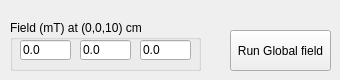
    <widget class="QWidget" name="tab_3">
     <attribute name="title">
      <string>Field at table center</string>
     </attribute>
     <widget class="QGroupBox" name="Group_dnninput_b1_2">
      <property name="geometry">
       <rect>
        <x>10</x>
        <y>20</y>
        <width>191</width>
        <height>51</height>
       </rect>
      </property>
      <property name="title">
       <string>Field (mT) at (0,0,10) cm</string>
      </property>
      <widget class="QLineEdit" name="lineEdit_Global_Bx">
       <property name="geometry">
        <rect>
         <x>10</x>
         <y>20</y>
         <width>51</width>
         <height>20</height>
        </rect>
       </property>
       <property name="text">
        <string>0.0</string>
       </property>
      </widget>
      <widget class="QLineEdit" name="lineEdit_Global_By">
       <property name="geometry">
        <rect>
         <x>70</x>
         <y>20</y>
         <width>51</width>
         <height>20</height>
        </rect>
       </property>
       <property name="text">
        <string>0.0</string>
       </property>
      </widget>
      <widget class="QLineEdit" name="lineEdit_Global_Bz">
       <property name="geometry">
        <rect>
         <x>130</x>
         <y>20</y>
         <width>51</width>
         <height>20</height>
        </rect>
       </property>
       <property name="text">
        <string>0.0</string>
       </property>
      </widget>
     </widget>
     <widget class="QPushButton" name="pushButton_runGlobalField">
      <property name="geometry">
       <rect>
        <x>230</x>
        <y>30</y>
        <width>101</width>
        <height>41</height>
       </rect>
      </property>
      <property name="text">
       <string>Run Global field</string>
      </property>
     </widget>
    </widget>
